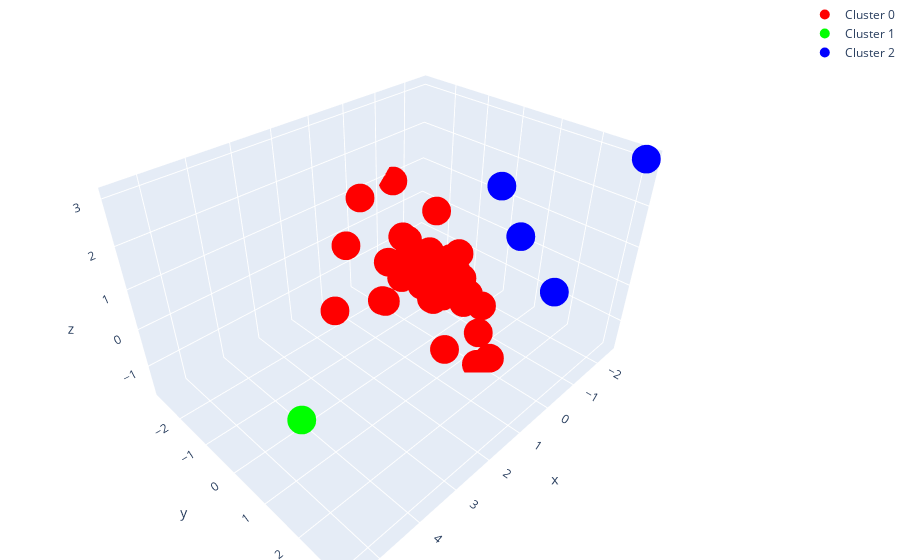

This figure's notebook cell:
### Code cell
# Gunakan Dimensionality Reduction dengan PCA untuk mempermudah melakukan visualisasi

pca = PCA(n_components = 3)
df_pca_3 = pd.DataFrame(pca.fit_transform(df_birch.iloc[:,:-1]),
                      columns = ['PC1', 'PC2', 'PC3'],
                      index = df_birch.index)

df_pca_3 = pd.concat([df_pca_3, df_birch.cluster], axis = 1)
# df_pca1.head()

# membuat visualisasi 3D untuk setiap klaster
# klaster 1
Cluster0= go.Scatter3d(
        x=df_pca_3[df_pca_3['cluster']==0]['PC1'],
        y=df_pca_3[df_pca_3['cluster']==0]['PC2'],
        z=df_pca_3[df_pca_3['cluster']==0]['PC3'],
        mode="markers",
        marker=dict(
                    size=10,
                    color="rgb(255,0,0)",
        ),
        name="Cluster 0"
)

#klaster 2
Cluster1= go.Scatter3d(
        x=df_pca_3[df_pca_3['cluster']==1]['PC1'],
        y=df_pca_3[df_pca_3['cluster']==1]['PC2'],
        z=df_pca_3[df_pca_3['cluster']==1]['PC3'],
        mode="markers",
        marker=dict(
                    size=10,
                    color="rgb(0,255,0)",
        ),
        name="Cluster 1"
)

# klaster 3
Cluster2= go.Scatter3d(
        x=df_pca_3[df_pca_3['cluster']==2]['PC1'],
        y=df_pca_3[df_pca_3['cluster']==2]['PC2'],
        z=df_pca_3[df_pca_3['cluster']==2]['PC3'],
        mode="markers",
        marker=dict(
                    size=10,
                    color="rgb(0,0,255)",
        ),
        name="Cluster 2"
)
data_plot_km=[Cluster0,Cluster1,Cluster2]

# membuat plot
layout = go.Layout(
    margin=dict(l=0, r=0, b=0, t=0))

fig=go.Figure(data = data_plot_km, layout = layout)
iplot(fig)

### Figure 1 — Plotly figure (JSON) as saved in the notebook; plotly's stock layout.template omitted (floating-point values rounded to 4 significant figures)
{"data": [{"marker": {"color": "rgb(255,0,0)", "size": 10}, "mode": "markers", "name": "Cluster 0", "type": "scatter3d", "x": [0.08106, -0.1853, 0.1418, -0.4271, -0.7029, 0.1303, 1.505, -0.7419, -0.4942, 0.01897, -0.0208, 2.938, 1.585, -0.3631, 0.6288, -0.09428, -0.6659, 0.3686, -0.8305, 0.03124, -0.09978, -5.727e-05, -0.9804, -0.4236, -0.4574, 0.5793, 1.623, 0.866, 0.1154, -0.2155, -0.5152, 0.2803, -0.7628, -0.5568, 0.4453, 0.1572, -0.5777, -0.1884, -0.9468, -1.385], "y": [-0.01172, -0.3582, 1.423, -0.481, -0.01377, -0.3829, -0.1325, 0.005199, -0.03012, -0.3225, 1.647, -0.08505, -1.257, -0.1901, 0.8622, 0.01417, 0.1993, -0.7076, 0.2993, -0.6762, -1.186, 0.2015, 0.1527, -0.6535, -0.6514, -0.5504, -0.1003, -0.6874, -0.03378, -0.4701, 0.9178, -0.3627, 0.222, -0.3397, -2.03, -0.3063, -0.5892, -1.116, 0.6265, -2.807], "z": [-0.645, -0.4171, -1.696, -0.3518, -0.232, -0.1488, -0.006058, 0.2552, 0.2177, -0.3461, -1.472, 0.5527, 0.9445, -0.1415, -1.295, -0.5451, -0.309, 0.2086, -0.8037, 0.1435, 0.4696, -0.4776, -1.038, -0.1491, 0.1381, -0.04431, 0.09979, 0.447, -0.6123, 0.007122, -1.451, -0.09166, -1.06, -0.584, 1.379, -0.3474, 1.206, 0.3715, -1.04, 0.8743]}, {"marker": {"color": "rgb(0,255,0)", "size": 10}, "mode": "markers", "name": "Cluster 1", "type": "scatter3d", "x": [5.48], "y": [2.118], "z": [1.047]}, {"marker": {"color": "rgb(0,0,255)", "size": 10}, "mode": "markers", "name": "Cluster 2", "type": "scatter3d", "x": [-0.4672, -2.492, -1.179, -1.201], "y": [2.73, 3.107, 0.6983, 1.31], "z": [0.7062, 3.073, 2.085, 1.079]}], "layout": {"margin": {"b": 0, "l": 0, "r": 0, "t": 0}}}
